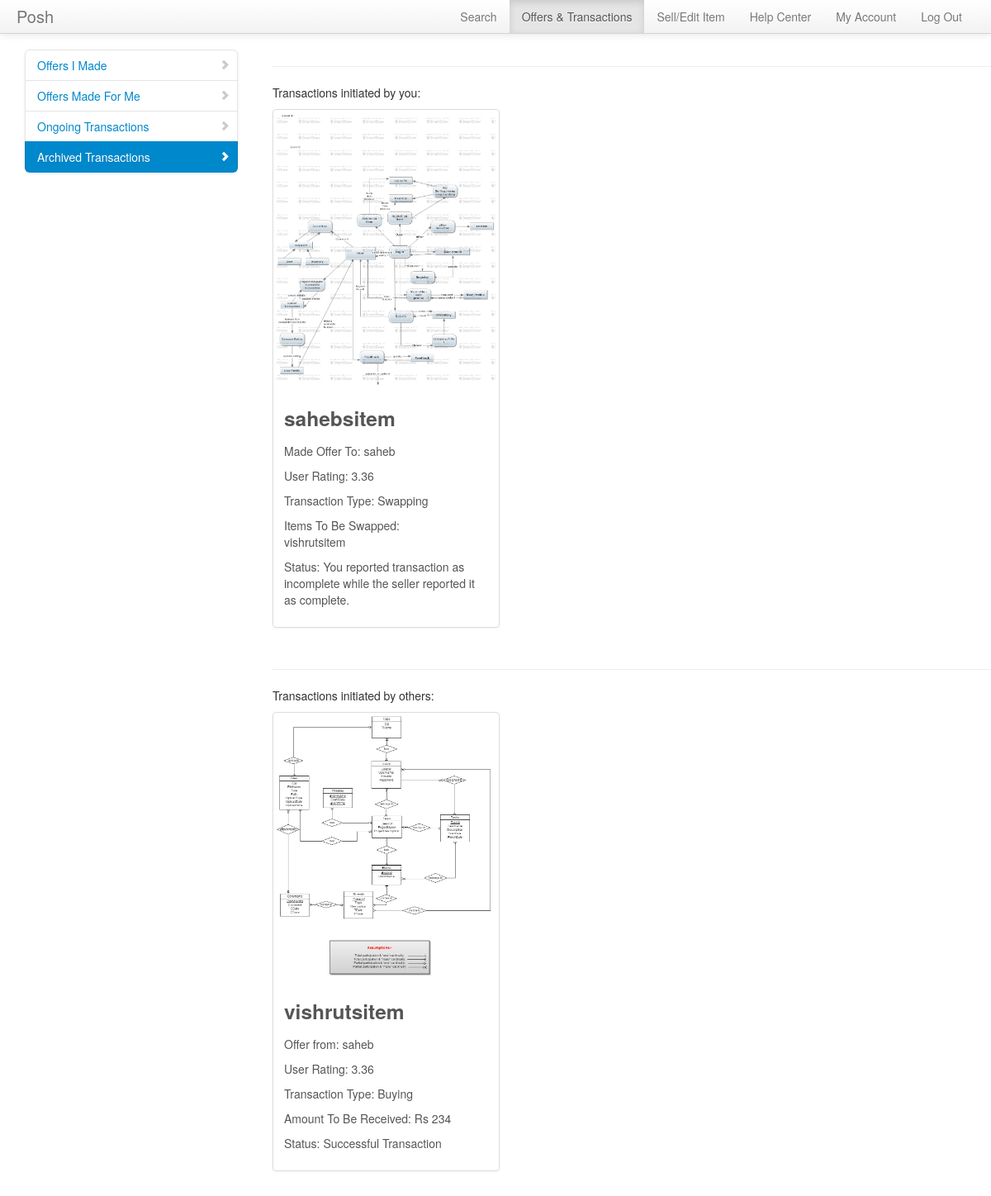
Screenshot of /transactions/archived.php (signed in) with the database file from the repository.
### tables this page shows
CREATE TABLE IF NOT EXISTS `offerdetails` (
  `offerid` int(10) NOT NULL AUTO_INCREMENT,
  `buyer` varchar(20) NOT NULL,
  `seller` varchar(20) NOT NULL,
  `ssr` varchar(10) NOT NULL,
  `sellingitem` int(10) NOT NULL,
  `offereditem1` int(10) DEFAULT NULL,
  `offereditem2` int(10) DEFAULT NULL,
  `offereditem3` int(10) DEFAULT NULL,
  `offereditem4` int(10) DEFAULT NULL,
  `cash` int(10) DEFAULT NULL,
  `timestamp` timestamp NOT NULL DEFAULT CURRENT_TIMESTAMP,
  `accepted` int(3) DEFAULT '0',
  PRIMARY KEY (`offerid`),
  KEY `seller` (`seller`),
  KEY `offereditem1` (`offereditem1`),
  KEY `offereditem2` (`offereditem2`),
  KEY `offereditem3` (`offereditem3`),
  KEY `offereditem4` (`offereditem4`),
  KEY `sellingitem` (`sellingitem`),
  KEY `buyer` (`buyer`)
);

CREATE TABLE IF NOT EXISTS `inventory` (
  `itemid` int(10) NOT NULL AUTO_INCREMENT,
  `owner` varchar(20) NOT NULL,
  `itemname` varchar(40) NOT NULL,
  `category` varchar(40) NOT NULL,
  `addedon` timestamp NOT NULL DEFAULT CURRENT_TIMESTAMP,
  `pricetag` int(10) NOT NULL,
  `description` varchar(500) NOT NULL,
  `condition` varchar(20) NOT NULL,
  `image` varchar(30) DEFAULT NULL,
  PRIMARY KEY (`itemid`),
  KEY `owner` (`owner`)
);

CREATE TABLE IF NOT EXISTS `users` (
  `username` varchar(20) NOT NULL,
  `studentid` int(10) NOT NULL,
  `email` varchar(40) NOT NULL,
  `firstname` varchar(40) NOT NULL,
  `lastname` varchar(40) NOT NULL,
  `roomno` int(3) NOT NULL,
  `wing` varchar(1) NOT NULL,
  `rating` float NOT NULL,
  `password` varchar(20) NOT NULL,
  `confirmed` int(1) NOT NULL,
  `ratingno` int(11) DEFAULT '1',
  `random` int(11) DEFAULT NULL,
  PRIMARY KEY (`username`)
);

### meekrodb.2.1.class.php (called while the page is built, shortened)
<?php
class DB {
  protected static $mdb = null;
  public static function getMDB() {
    $mdb = DB::$mdb;
    if ($mdb === null) {
      $mdb = DB::$mdb = new MeekroDB();
    }
    return $mdb;
  }
  public static function query() { $args = func_get_args(); return call_user_func_array(array(DB::getMDB(), 'query'), $args); }
}
class MeekroDB {
  public $dbName = '';
  public $user = '';
  public $password = '';
  public $host = 'localhost';
  public $port = null;
  public $encoding = 'latin1';
  public $queryMode = 'queryAllRows';
  public $param_char = '%';
  public $named_param_seperator = '_';
  public $internal_mysql = null;
  public function __construct($host=null, $user=null, $password=null, $dbName=null, $port=null, $encoding=null) {
    if ($host === null) $host = DB::$host;
    if ($user === null) $user = DB::$user;
    if ($password === null) $password = DB::$password;
    if ($dbName === null) $dbName = DB::$dbName;
    if ($port === null) $port = DB::$port;
    if ($encoding === null) $encoding = DB::$encoding;
    $this->host = $host;
    $this->user = $user;
    $this->password = $password;
    $this->dbName = $dbName;
    $this->port = $port;
    $this->encoding = $encoding;
  }
  public function get() {
    $mysql = $this->internal_mysql;
    if ($mysql == null) {
      if (! $this->port) $this->port = ini_get('mysqli.default_port');
      $mysql = new mysqli($this->host, $this->user, $this->password, $this->dbName, $this->port);
      $mysql->set_charset($this->encoding);
      $this->internal_mysql = $mysql;
    }
    return $mysql;
  }
  public function escape($str) {
    $db = $this->get();
    return $db->real_escape_string($str);
  }
  protected function prependCall($function, $args, $prepend) {
    array_unshift($args, $prepend);
    return call_user_func_array($function, $args);
  }
  protected function wrapStr($strOrArray, $wrapChar, $escape = false) {
    if (! is_array($strOrArray)) {
      if ($escape) return $wrapChar . $this->escape($strOrArray) . $wrapChar;
      else return $wrapChar . $strOrArray . $wrapChar;
    } else {
      $R = array();
      foreach ($strOrArray as $element) {
        $R[] = $this->wrapStr($element, $wrapChar, $escape);
      }
      return $R;
    }
  }
  public function parseQueryParamsNew() {
    $args = func_get_args();
    $sql = array_shift($args);
    $args_all = $args;
    $posList = array();
    $pos_adj = 0;
    $param_char_length = strlen($this->param_char);
    $named_seperator_length = strlen($this->named_param_seperator);
    $types = array(
      $this->param_char . 'll',
      $this->param_char . 'ls',
      $this->param_char . 'l',
      $this->param_char . 'li',
      $this->param_char . 'ld',
      $this->param_char . 'lb',
      $this->param_char . 's',
      $this->param_char . 'i',
      $this->param_char . 'd',
      $this->param_char . 'b',
      $this->param_char . 'ss'
    );
    foreach ($types as $type) {
      $lastPos = 0;
      while (($pos = strpos($sql, $type, $lastPos)) !== false) {
        $lastPos = $pos + 1;
        $posList[$pos] = $type;
      }
    }
    ksort($posList);
    foreach ($posList as $pos => $type) {
      $type = substr($type, $param_char_length);
      $length_type = strlen($type) + $param_char_length;
      $new_pos = $pos + $pos_adj;
      $new_pos_back = $new_pos + $length_type;
      if ($arg_number_length = strspn($sql, '0123456789', $new_pos_back)) {
        $arg_number = substr($sql, $new_pos_back, $arg_number_length);
        if (! isset($args_all[$arg_number])) $this->nonSQLError("Non existent argument reference (arg $arg_number): $sql");
        $arg = $args_all[$arg_number];
      } else {
        $arg = array_shift($args);
      }
      if (in_array($type, array('s', 'i', 'd', 'b', 'l'))) {
        $array_type = false;
        $arg = array($arg);
        $type = 'l' . $type;
      } else if ($type == 'ss') {
        $result = "'%" . $this->escape(str_replace(array('%', '_'), array('\%', '\_'), $arg)) . "%'";
      } else {
        $array_type = true;
        if (! is_array($arg)) $this->nonSQLError("Badly formatted SQL query: $sql -- expecting array, but didn't get one!");
      }
      if ($type == 'ls') $result = $this->wrapStr($arg, "'", true);
      else if ($type == 'li') $result = array_map('intval', $arg);
      else if ($type == 'ld') $result = array_map('floatval', $arg);
      else if ($type == 'lb') $result = array_map(array($this, 'formatTableName'), $arg);
      else if ($type == 'll') $result = $arg;
      else if (! $result) $this->nonSQLError("Badly formatted SQL query: $sql");
      if (is_array($result)) {
        if (! $array_type) $result = $result[0];
        else $result = '(' . implode(',', $result) . ')';
      }
      $sql = substr_replace($sql, $result, $new_pos, $length_type + $arg_number_length);
      $pos_adj += strlen($result) - ($length_type + $arg_number_length);
    }
    return $sql;
  }
  public function parseQueryParams() {
    $args = func_get_args();
    if (is_string($args[1]) && preg_match('/^[is]+$/', $args[1]) && substr_count($args[0], '?') > 0)
      return call_user_func_array(array($this, 'parseQueryParamsOld'), $args);
    else
      return call_user_func_array(array($this, 'parseQueryParamsNew'), $args);
  }
  public function query() {
    $args = func_get_args();
    if ($this->queryMode == 'buffered' || $this->queryMode == 'unbuffered') {
      return $this->prependCall(array($this, 'queryHelper'), $args, $this->queryMode);
    } else {
      return call_user_func_array(array($this, 'queryAllRows'), $args);
    }
  }
  public function queryUnbuf() { $args = func_get_args(); return $this->prependCall(array($this, 'queryHelper'), $args, 'unbuffered'); }
  protected function queryHelper() {
    $args = func_get_args();
    $type = array_shift($args);
    $is_buffered = ($type == 'buffered');
    $is_null = ($type == 'null');
    $sql = call_user_func_array(array($this, 'parseQueryParams'), $args);
    $db = $this->get();
    $result = $db->query($sql, $is_buffered ? MYSQLI_STORE_RESULT : MYSQLI_USE_RESULT);
    return $result;
  }
  public function queryAllRows() {
    $args = func_get_args();
    $query = call_user_func_array(array($this, 'queryUnbuf'), $args);
    $result = $this->fetchAllRows($query);
    return $result;
  }
  protected function checkError() {
    return false;
  }
  public function fetchRow($result = null) {
    return $result->fetch_assoc();
  }
  public function fetchAllRows($result = null) {
    $A = array();
    while ($row = $this->fetchRow($result)) {
      $A[] = $row;
    }
    return $A;
  }
}
?>

### transactions/archived.php (the view, shortened to what this page needs)
<!DOCTYPE html>
<html lang="en">
  <head>
    <link href="../bootstrap/css/bootstrap.css" rel="stylesheet">
	<link href="../bootstrap/css/docs.css" rel="stylesheet">
    <link href="../bootstrap/css/bootstrap-responsive.css" rel="stylesheet">
	</head>
	<body>
		<div class="navbar navbar-fixed-top">
			<div class="navbar-inner">
				<div class="container" style="width: auto; padding: 0 20px;">
					<a class="brand" href="#">Posh</a>
					<ul class="nav pull-right">
						<li><a href="../search/searchhome.php">Search</a></li>
						<li   class="active"><a href="../manageoffers/listoffersbyme.php">Offers & Transactions</a></li>
						<li><a href="../inventory/viewitems.php">Sell/Edit Item</a></li>
						<li><a href="../helpcenter.php">Help Center</a></li>
						<li><a href="../userdetails.php">My Account</a></li>
						<li><a href="../login/logout.php">Log Out</a></li>
					</ul>
				</div>
			</div>
		</div>
		<div class="container" style="width: auto; padding: 20px 0px 0px 0px;">
			<div class="span3">
			<div class="row-fluid">
			<div class="bs-docs-sidebar">
				<ul class="nav nav-list bs-docs-sidenav">
					<li><a href="../manageoffers/listoffersbyme.php"><i class="icon-chevron-right"></i>Offers I Made</a></li>
					<li ><a href="../manageoffers/listoffersforme.php"><i class="icon-chevron-right"></i>Offers Made For Me</a></li>
					<li ><a href="../transactions/viewongoing.php"><i class="icon-chevron-right"></i>Ongoing Transactions</a></li>
					<li  class="active"><a href=""><i class="icon-chevron-right"></i>Archived Transactions</a></li>
				</ul>
			</div>
			</div>
			</div>
			<div class="span9">
			<?php
			$tbl_name = "offerdetails";
			$offers = DB::query("SELECT * FROM $tbl_name where seller=%s or buyer=%s",$_SESSION['username'],$_SESSION['username']);
			echo '<hr>';
			echo '<div class="row-fluid">';
						echo '<p>Transactions initiated by you: </p>';
			echo '<ul class="thumbnails">';
			foreach($offers as $offer){
				if($offer['accepted']!=0){
					$transaction = DB::query("SELECT * FROM transaction where transactionid=%i",$offer['offerid']);
				$transaction = $transaction[0];
				if(!($transaction['status']!='totalcompleted'&&$transaction['status']!='totalincomplete'&&$transaction['status']!='bisc'&&$transaction['status']!='bcsi')){
				$item = DB::query("SELECT * FROM inventory where itemid=%i",$offer['sellingitem']);
				$item = $item[0];
				if($item['owner']!=$_SESSION['username']){
						echo '<li class="span4">';
						echo '<div class="thumbnail">';
						echo '<img src="../upload/'.$item['image'].'" alt="">';
						echo '<div class="caption">';
						echo '<h3>'.$item['itemname'].'</h3>';
						echo '<p>Made Offer To: '.$offer['seller'].'</p>';
						echo '<p>User Rating: ';
						$user = DB::query("SELECT * from users where username=%s", $offer['seller']);
						$user = $user[0];
						echo round($user['rating'], 2);
						echo '</p>';
						if($offer['ssr']=='swap'){
							echo '<p>Transaction Type: Swapping </p>';
							echo '<p>Items To Be Swapped: </br>';
							if($offer['offereditem1']!=''){
								$offereditem = DB::query("SELECT * FROM inventory where itemid=%i",$offer['offereditem1']);
								$offereditem = $offereditem[0];
								echo $offereditem['itemname'].'<br>';
							}
						}
						if($transaction['status']=='bisc')
						echo '<p>Status: You reported transaction as incomplete while the seller reported it as complete.</p>';
						echo '</div>';
						echo '</div>';
						echo '</li>';
					}
				}
				}
			}
				echo '</ul>';
				echo '</div>';
			?>
			<?php
			$tbl_name = "offerdetails";
			$offers = DB::query("SELECT * FROM $tbl_name where seller=%s or buyer=%s",$_SESSION['username'],$_SESSION['username']);
			echo '<hr>';
			echo '<div class="row-fluid">';
			echo '<p>Transactions initiated by others: </p>';
			echo '<ul class="thumbnails">';
			foreach($offers as $offer){
				if($offer['accepted']!=0){
					$transaction = DB::query("SELECT * FROM transaction where transactionid=%i",$offer['offerid']);
				$transaction = $transaction[0];
				if(!($transaction['status']!='totalcompleted'&&$transaction['status']!='totalincomplete'&&$transaction['status']!='bisc'&&$transaction['status']!='bcsi')){
				$item = DB::query("SELECT * FROM inventory where itemid=%i",$offer['sellingitem']);
				$item = $item[0];
				if($item['owner']==$_SESSION['username']){
						echo '<li class="span4">';
						echo '<div class="thumbnail">';
						echo '<img src="../upload/'.$item['image'].'" alt="">';
						echo '<div class="caption">';
						echo '<h3>'.$item['itemname'].'</h3>';
						echo '<p>Offer from: '.$offer['buyer'].'</p>';
						echo '<p>User Rating: ';
						$user = DB::query("SELECT * from users where username=%s", $offer['buyer']);
						$user = $user[0];
						echo round($user['rating'], 2);
						echo '</p>';
						if($offer['ssr']=='sell'){
							echo '<p>Transaction Type: Buying </p>';
							echo '<p>Amount To Be Received: Rs '.$offer['cash'].'</p>';
						}
						if($transaction['status']=='totalcompleted')
						echo '<p>Status: Successful Transaction</p>';
						echo '</div>';
						echo '</div>';
						echo '</li>';
					}
				}}
			}
				echo '</ul>';
				echo '</div>';
			?>
			</div>
		</div>
  </body>
</html>

### transactions/archived.php (style rules this page uses)
body { padding-top: 40px; }

### rows the page displays
offerdetails: sellingitem.image (picture), sellingitem.itemname "sahebsitem", seller "saheb", seller.rating "3.36", offereditem1.itemname "vishrutsitem"
offerdetails: sellingitem.image (picture), sellingitem.itemname "vishrutsitem", buyer "saheb", buyer.rating "3.36", cash "234"
